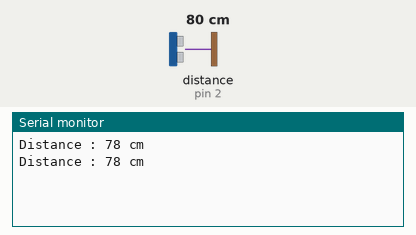
Recording of a sketch running on a simulated Arduino Uno, built with avr-gcc and run on an emulated ATmega328P. Shown: the last lines printed to the serial monitor. Wiring (inferred from the names in the program): ultrasonic range finder: trigger pin 3; echo pin 2. The inputs (shaded band) are chosen by the test bench; at power-on: distance to the obstacle (sensor on pin 2) 80 cm. The echo pulse lasts 58.3 µs per cm.

Above: at 1.8 s.
1.9 s: distance to the obstacle (sensor on pin 2) set to 2 cm
At 2.6 s:
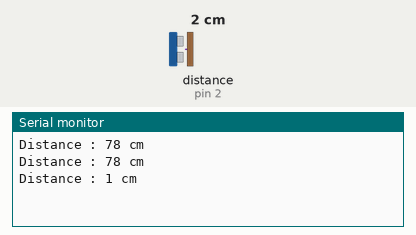
3.4 s: distance to the obstacle (sensor on pin 2) set to 4 cm
At 4.8 s:
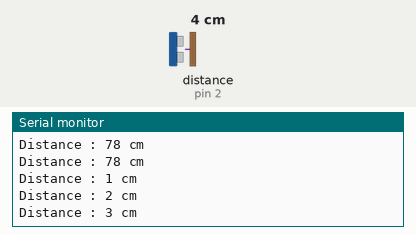
Timing chart, 0 to 6.4 s (numbered marks = the images above; inputs shaded):
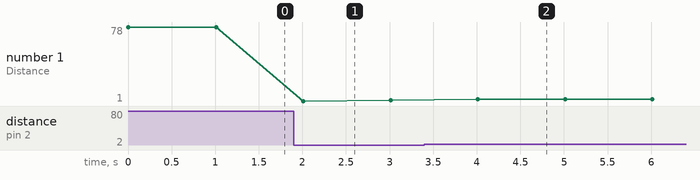

The sketch:

Ultrasonic-Distance.ino
```cpp
#define trigPin 3
#define echoPin 2

long duration;
int distance;

void setup(){
  // Serial.begin(9600);
  // Serial.begin(38400);
  Serial.begin(57600);
  pinMode(trigPin,OUTPUT);
  pinMode(echoPin,INPUT);
 }

void loop(){
  digitalWrite(trigPin,LOW);
  delayMicroseconds(2);
  digitalWrite(trigPin,HIGH);
  delayMicroseconds(10);
  digitalWrite(trigPin,LOW);

  duration=pulseIn(echoPin,HIGH);
  distance=(duration*0.034/2);
  Serial.print("Distance : ");
  Serial.print(distance);
  Serial.println(" cm ");
  delay(1000);
}
```

Measured:
- after the input at 1.9 s, the serial monitor: prints a new line after 0.11 s (image 1)
- after the input at 3.4 s, the serial monitor: prints a new line after 0.61 s (image 2)
- plotted number 1: 78 → 2 after the input at 1.9 s, 2 → 3 after the input at 3.4 s
